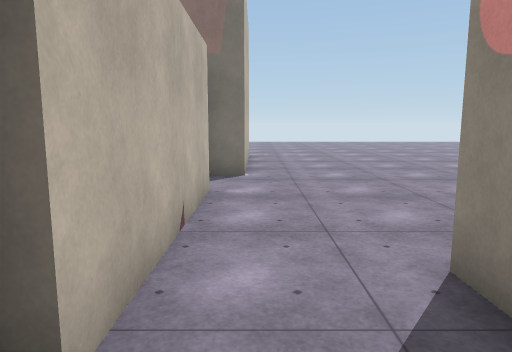
View 1 (above)

17 first-person views from a walk through a Unity game level. The camera is 1.5 m above the floor, tilts 8° down and sees 70° across. The floor is counted in squares, 1 m on a side. Each view is taken from the middle of a square. On the plan, view 1 faces up. The plan holds only what a view shows up to about 16 squares ahead; the rest is blank. The place goes on beyond the plan. The player is left out. Surface patterns are stand-ins for the level's own textures.

View 2
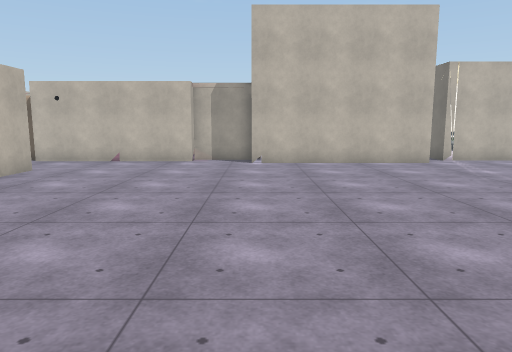

View 3
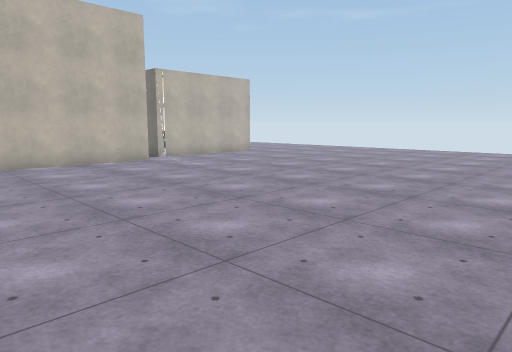

View 4
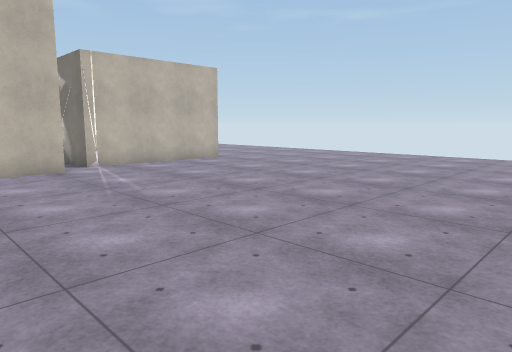

View 5
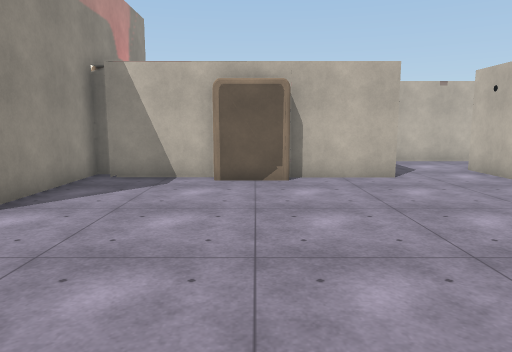

View 6
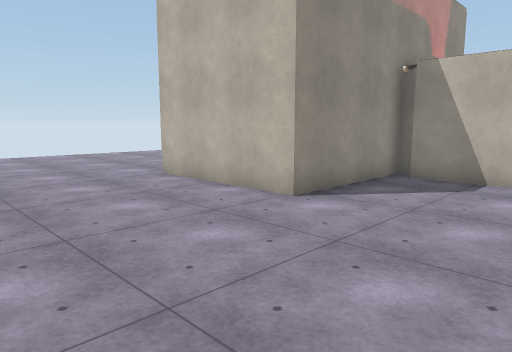

View 7
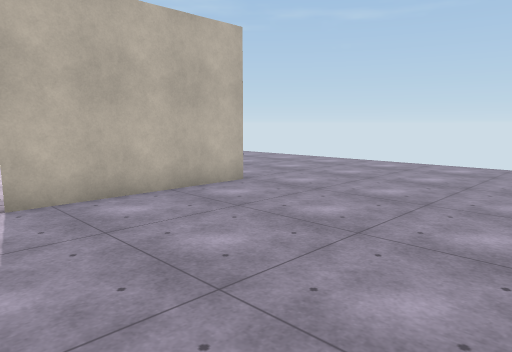

View 8
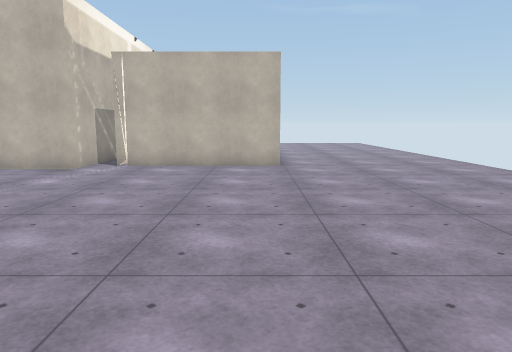

View 9
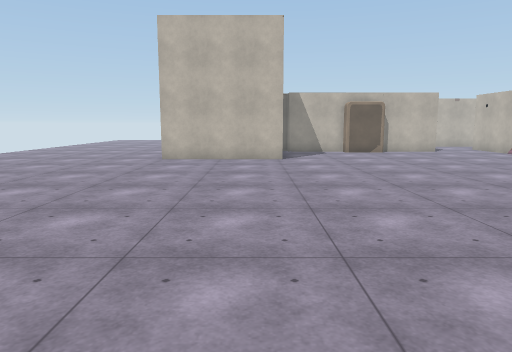

View 10
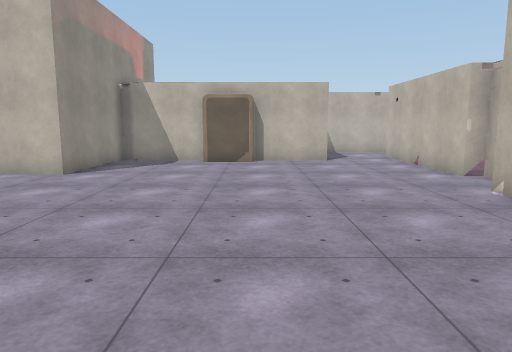

View 11
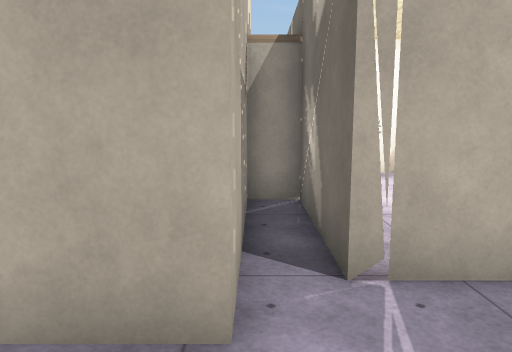

View 12
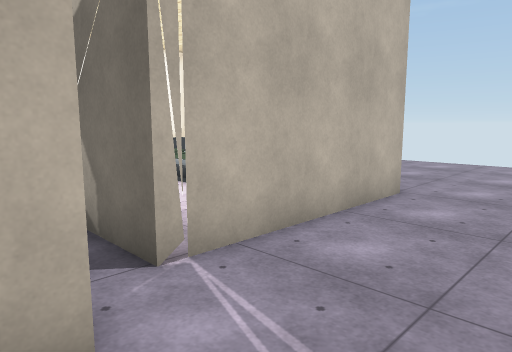

View 13
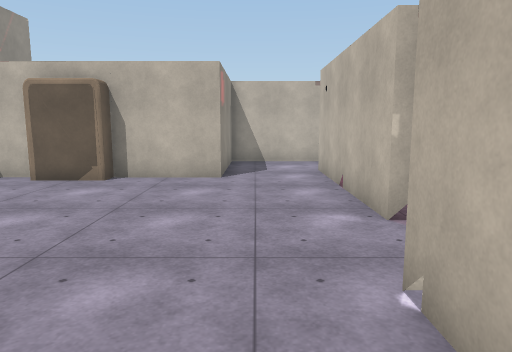

View 14
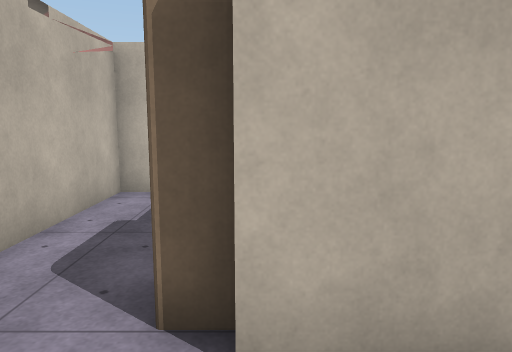

View 15
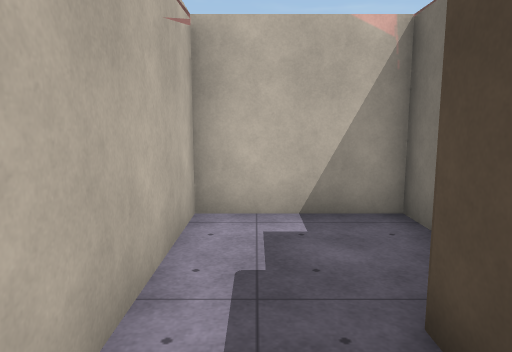

View 16
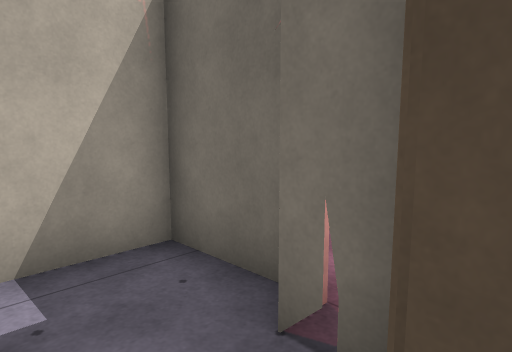

View 17
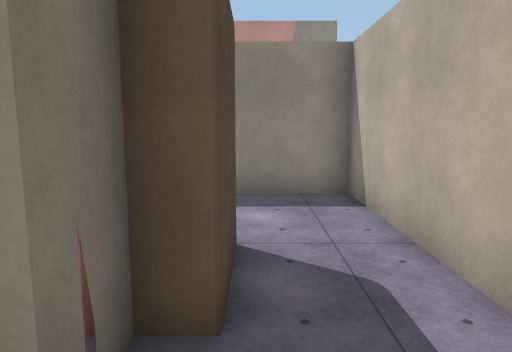

### Floor plan
Points are (right, up) in squares from view 1. A wall is a line through its corners. A room is listed if a view was taken in it or the views show most of it. See-through windows are left out.
Room 1 (views 1, 2, 3, 4, 5, 6, 7, 8, 9, 10, 11, 12, 13, 14, 15)
walls: (-1.4, 22.5) (-1.4, 18.9); (7.1, 3.6) (10.3, 3.6); (-5.3, 17.8) (-0.3, 17.8) (-0.3, 10.8) (-1.7, 10.8) (-1.7, 8.4) (-1.1, 8.4) (-1.1, 3.4); (-1.4, 25) (-1.4, 24.4); (10.4, 3) (10.8, 3) (10.8, 8) (14.5, 8); (-1.1, 1.9) (-1.4, 1.9) (-1.4, 1.2); (-1.4, -1) (2, -1) (2, 3.6) (5.1, 3.6) (5.1, 4.2) (7.1, 4.2)
ways out: opening at (-2, 0) to room 2
Room 2 (views 16, 17)
walls: (-5.1, 2.5) (-7.1, 2.5) (-7.1, -1) (-1.4, -1); (-3.5, 1.9) (-4.8, 1.9); (-1.4, 1.2) (-3.6, 1.2) (-3.6, 2.2)
ways out: opening at (-2, 0) to room 1

Where each view was taken, in squares from view 1:
view 1: 0 up, 0 right, facing up
view 2: 11 up, 14 right, facing left
view 3: 10 up, 14 right, facing up-left
view 4: 14 up, 12 right, facing up-left
view 5: 14 up, 6 right, facing down
view 6: 14 up, 6 right, facing down-right
view 7: 18 up, 6 right, facing up-left
view 8: 24 up, 12 right, facing left
view 9: 24 up, 12 right, facing down
view 10: 19 up, 5 right, facing down
view 11: 18 up, 2 right, facing left
view 12: 17 up, 2 right, facing up-left
view 13: 14 up, 1 right, facing down
view 14: 2 up, 1 right, facing left
view 15: 0 up, 1 left, facing left
view 16: 0 up, 3 left, facing up-left
view 17: 1 up, 6 left, facing right
